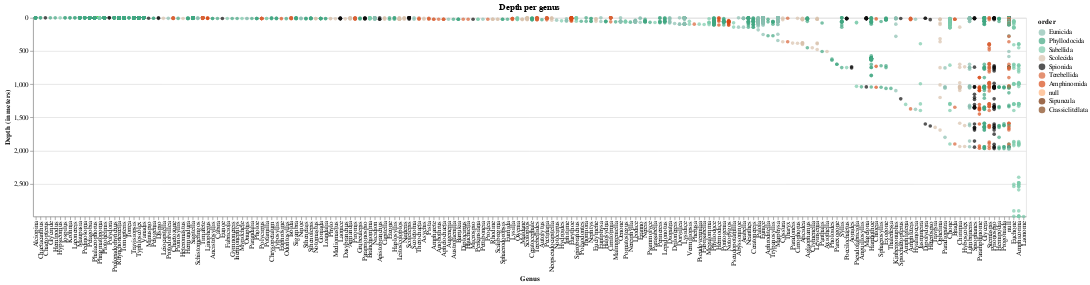

Notebook source saved alongside this figure:
### Code cell
# ordering x-axis per mean altitude - OUTLIER: ordem nula
temp = alt.Chart(teste, title='Depth per genus',
                width= 1500).mark_circle().encode(
    x = alt.X('genus', type='nominal', title='Genus',
             sort=alt.EncodingSortField('min_depth', op="max", order="ascending")),
    y = alt.Y('min_depth', type='quantitative', title='Depth (in meters)',
              scale= alt.Scale(domain= [max_y, min_y])),
    color = alt.Color('order', scale= alt.Scale(domain=ordens, range=cores)),
    tooltip = alt.Tooltip(['catalog_number', 'family', 'genus','species',
                            'qualifier', 'start_year', 'determined_year','collector_full_name',
                            'country', 'state', 'locality', 'min_depth'])
)

temp.save('./graphs/depth/genus/depth-per-genus.html')
temp

### Figure 1 — Vega-Lite specification as saved in the notebook (floating-point values rounded to 4 significant figures; data arrays with more than 128 entries replaced by an {"elided": "..."} marker saying what was removed)
{"config": {"view": {"continuousWidth": 400, "continuousHeight": 300}}, "data": {"name": "data-3a84791b677e7aa224ec3c8d5880a145"}, "mark": "circle", "encoding": {"color": {"type": "nominal", "field": "order", "scale": {"domain": ["Eunicida", "Phyllodocida", "Sabellida", "Scolecida", "Spionida", "Terebellida", "Amphinomida", NaN, "Sipuncula", "Crassiclitellata"], "range": ["#8ABFB0", "#41A681", "#7ACAAB", "#D9C2AD", "#0D0D0D", "#D96236", "#D94B18", "#FFB27C", "#732C02", "#86471B"]}}, "tooltip": [{"type": "nominal", "field": "catalog_number"}, {"type": "nominal", "field": "family"}, {"type": "nominal", "field": "genus"}, {"type": "nominal", "field": "species"}, {"type": "nominal", "field": "qualifier"}, {"type": "quantitative", "field": "start_year"}, {"type": "quantitative", "field": "determined_year"}, {"type": "nominal", "field": "collector_full_name"}, {"type": "nominal", "field": "country"}, {"type": "nominal", "field": "state"}, {"type": "nominal", "field": "locality"}, {"type": "quantitative", "field": "min_depth"}], "x": {"type": "nominal", "field": "genus", "sort": {"field": "min_depth", "op": "max", "order": "ascending"}, "title": "Genus"}, "y": {"type": "quantitative", "field": "min_depth", "scale": {"domain": [2992.0, 0.0]}, "title": "Depth (in meters)"}}, "title": "Depth per genus", "width": 1500, "$schema": "https://vega.github.io/schema/vega-lite/v4.8.1.json", "datasets": {"data-3a84791b677e7aa224ec3c8d5880a145": {"elided": "3070 records"}}}
